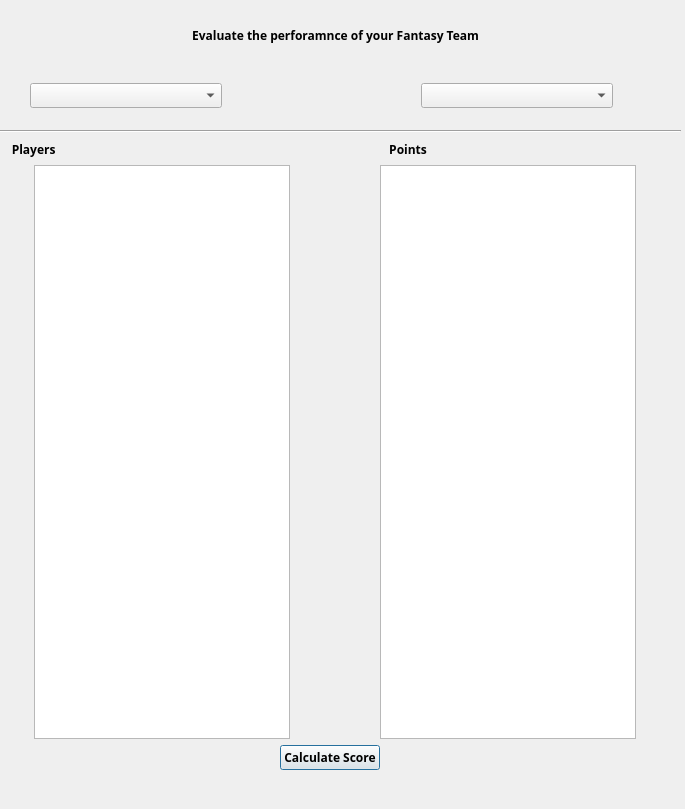
<?xml version="1.0" encoding="UTF-8"?>
<ui version="4.0">
 <class>Dilaog</class>
 <widget class="QDialog" name="Dilaog">
  <property name="geometry">
   <rect>
    <x>0</x>
    <y>0</y>
    <width>685</width>
    <height>809</height>
   </rect>
  </property>
  <property name="sizePolicy">
   <sizepolicy hsizetype="Fixed" vsizetype="Fixed">
    <horstretch>0</horstretch>
    <verstretch>0</verstretch>
   </sizepolicy>
  </property>
  <property name="font">
   <font>
    <family>Yu Gothic UI Semibold</family>
    <pointsize>9</pointsize>
    <weight>75</weight>
    <bold>true</bold>
   </font>
  </property>
  <property name="windowTitle">
   <string>Evaluate </string>
  </property>
  <property name="sizeGripEnabled">
   <bool>false</bool>
  </property>
  <widget class="QWidget" name="">
   <property name="geometry">
    <rect>
     <x>-10</x>
     <y>9</y>
     <width>691</width>
     <height>761</height>
    </rect>
   </property>
   <layout class="QVBoxLayout" name="verticalLayout">
    <item>
     <layout class="QVBoxLayout" name="verticalLayout_3">
      <property name="sizeConstraint">
       <enum>QLayout::SetMinAndMaxSize</enum>
      </property>
      <item>
       <spacer name="verticalSpacer_3">
        <property name="orientation">
         <enum>Qt::Vertical</enum>
        </property>
        <property name="sizeType">
         <enum>QSizePolicy::Fixed</enum>
        </property>
        <property name="sizeHint" stdset="0">
         <size>
          <width>20</width>
          <height>18</height>
         </size>
        </property>
       </spacer>
      </item>
      <item>
       <widget class="QLabel" name="label">
        <property name="text">
         <string>Evaluate the perforamnce of your Fantasy Team</string>
        </property>
        <property name="alignment">
         <set>Qt::AlignCenter</set>
        </property>
       </widget>
      </item>
      <item>
       <spacer name="verticalSpacer_2">
        <property name="orientation">
         <enum>Qt::Vertical</enum>
        </property>
        <property name="sizeType">
         <enum>QSizePolicy::Fixed</enum>
        </property>
        <property name="sizeHint" stdset="0">
         <size>
          <width>20</width>
          <height>18</height>
         </size>
        </property>
       </spacer>
      </item>
     </layout>
    </item>
    <item>
     <layout class="QHBoxLayout" name="horizontalLayout">
      <property name="sizeConstraint">
       <enum>QLayout::SetFixedSize</enum>
      </property>
      <item>
       <spacer name="horizontalSpacer_4">
        <property name="orientation">
         <enum>Qt::Horizontal</enum>
        </property>
        <property name="sizeType">
         <enum>QSizePolicy::Fixed</enum>
        </property>
        <property name="sizeHint" stdset="0">
         <size>
          <width>40</width>
          <height>20</height>
         </size>
        </property>
       </spacer>
      </item>
      <item>
       <widget class="QComboBox" name="team_cb">
        <property name="sizePolicy">
         <sizepolicy hsizetype="Expanding" vsizetype="Fixed">
          <horstretch>0</horstretch>
          <verstretch>0</verstretch>
         </sizepolicy>
        </property>
        <property name="font">
         <font>
          <family>Yu Gothic UI Semibold</family>
          <weight>75</weight>
          <bold>true</bold>
         </font>
        </property>
        <property name="currentText">
         <string/>
        </property>
        <property name="duplicatesEnabled">
         <bool>false</bool>
        </property>
       </widget>
      </item>
      <item>
       <spacer name="horizontalSpacer">
        <property name="orientation">
         <enum>Qt::Horizontal</enum>
        </property>
        <property name="sizeHint" stdset="0">
         <size>
          <width>40</width>
          <height>20</height>
         </size>
        </property>
       </spacer>
      </item>
      <item>
       <widget class="QComboBox" name="match_cb">
        <property name="sizePolicy">
         <sizepolicy hsizetype="Expanding" vsizetype="Fixed">
          <horstretch>0</horstretch>
          <verstretch>0</verstretch>
         </sizepolicy>
        </property>
        <property name="font">
         <font>
          <family>Yu Gothic UI Semibold</family>
          <weight>75</weight>
          <bold>true</bold>
         </font>
        </property>
        <property name="layoutDirection">
         <enum>Qt::LeftToRight</enum>
        </property>
        <property name="currentText">
         <string/>
        </property>
        <property name="maxVisibleItems">
         <number>11</number>
        </property>
       </widget>
      </item>
      <item>
       <spacer name="horizontalSpacer_3">
        <property name="orientation">
         <enum>Qt::Horizontal</enum>
        </property>
        <property name="sizeType">
         <enum>QSizePolicy::Fixed</enum>
        </property>
        <property name="sizeHint" stdset="0">
         <size>
          <width>68</width>
          <height>56</height>
         </size>
        </property>
       </spacer>
      </item>
     </layout>
    </item>
    <item>
     <widget class="Line" name="line">
      <property name="orientation">
       <enum>Qt::Horizontal</enum>
      </property>
     </widget>
    </item>
    <item>
     <layout class="QHBoxLayout" name="horizontalLayout_3">
      <property name="sizeConstraint">
       <enum>QLayout::SetFixedSize</enum>
      </property>
      <item>
       <widget class="QLabel" name="label_2">
        <property name="text">
         <string>       Players</string>
        </property>
        <property name="alignment">
         <set>Qt::AlignLeading|Qt::AlignLeft|Qt::AlignVCenter</set>
        </property>
       </widget>
      </item>
      <item>
       <spacer name="horizontalSpacer_6">
        <property name="orientation">
         <enum>Qt::Horizontal</enum>
        </property>
        <property name="sizeType">
         <enum>QSizePolicy::Fixed</enum>
        </property>
        <property name="sizeHint" stdset="0">
         <size>
          <width>128</width>
          <height>20</height>
         </size>
        </property>
       </spacer>
      </item>
      <item>
       <widget class="QLabel" name="label_3">
        <property name="text">
         <string>  Points</string>
        </property>
        <property name="alignment">
         <set>Qt::AlignLeading|Qt::AlignLeft|Qt::AlignVCenter</set>
        </property>
       </widget>
      </item>
      <item>
       <spacer name="horizontalSpacer_7">
        <property name="orientation">
         <enum>Qt::Horizontal</enum>
        </property>
        <property name="sizeType">
         <enum>QSizePolicy::Fixed</enum>
        </property>
        <property name="sizeHint" stdset="0">
         <size>
          <width>40</width>
          <height>20</height>
         </size>
        </property>
       </spacer>
      </item>
     </layout>
    </item>
    <item>
     <layout class="QHBoxLayout" name="horizontalLayout_2">
      <property name="sizeConstraint">
       <enum>QLayout::SetFixedSize</enum>
      </property>
      <item>
       <widget class="QListWidget" name="elist_1">
        <property name="sizePolicy">
         <sizepolicy hsizetype="Fixed" vsizetype="Expanding">
          <horstretch>0</horstretch>
          <verstretch>0</verstretch>
         </sizepolicy>
        </property>
       </widget>
      </item>
      <item>
       <spacer name="horizontalSpacer_2">
        <property name="orientation">
         <enum>Qt::Horizontal</enum>
        </property>
        <property name="sizeType">
         <enum>QSizePolicy::Fixed</enum>
        </property>
        <property name="sizeHint" stdset="0">
         <size>
          <width>40</width>
          <height>20</height>
         </size>
        </property>
       </spacer>
      </item>
      <item>
       <widget class="QListWidget" name="elist_2">
        <property name="sizePolicy">
         <sizepolicy hsizetype="Fixed" vsizetype="Expanding">
          <horstretch>0</horstretch>
          <verstretch>0</verstretch>
         </sizepolicy>
        </property>
       </widget>
      </item>
     </layout>
    </item>
    <item>
     <layout class="QHBoxLayout" name="horizontalLayout_4">
      <item>
       <spacer name="horizontalSpacer_5">
        <property name="orientation">
         <enum>Qt::Horizontal</enum>
        </property>
        <property name="sizeType">
         <enum>QSizePolicy::Fixed</enum>
        </property>
        <property name="sizeHint" stdset="0">
         <size>
          <width>208</width>
          <height>20</height>
         </size>
        </property>
       </spacer>
      </item>
      <item>
       <widget class="QPushButton" name="cal_score">
        <property name="sizePolicy">
         <sizepolicy hsizetype="Fixed" vsizetype="Fixed">
          <horstretch>0</horstretch>
          <verstretch>0</verstretch>
         </sizepolicy>
        </property>
        <property name="text">
         <string>Calculate Score</string>
        </property>
       </widget>
      </item>
      <item>
       <spacer name="horizontalSpacer_8">
        <property name="orientation">
         <enum>Qt::Horizontal</enum>
        </property>
        <property name="sizeType">
         <enum>QSizePolicy::Fixed</enum>
        </property>
        <property name="sizeHint" stdset="0">
         <size>
          <width>218</width>
          <height>20</height>
         </size>
        </property>
       </spacer>
      </item>
     </layout>
    </item>
   </layout>
  </widget>
  <zorder>cal_score</zorder>
  <zorder>layoutWidget</zorder>
  <zorder>layoutWidget</zorder>
  <zorder>verticalLayoutWidget</zorder>
  <zorder>verticalLayoutWidget_2</zorder>
  <zorder>elist_1</zorder>
  <zorder>horizontalLayoutWidget</zorder>
  <zorder>team_cb</zorder>
  <zorder>match_cb</zorder>
  <zorder>line</zorder>
  <zorder>horizontalSpacer</zorder>
  <zorder>horizontalSpacer_2</zorder>
  <zorder>horizontalSpacer_3</zorder>
  <zorder>horizontalSpacer_4</zorder>
  <zorder>horizontalSpacer_5</zorder>
  <zorder>horizontalSpacer_7</zorder>
  <zorder>splitter_4</zorder>
  <zorder>horizontalSpacer_2</zorder>
  <zorder>horizontalSpacer_5</zorder>
  <zorder>horizontalSpacer_8</zorder>
  <zorder>horizontalSpacer_8</zorder>
 </widget>
 <resources/>
 <connections/>
</ui>
